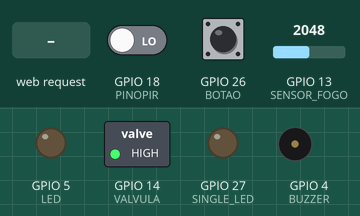
The sketch below on a simulated ESP32. Shown: switched loads named in the sketch (green lamp = pin HIGH), output pins drawn as LEDs (lit = HIGH), buzzer (waves = sounding). Inputs (shaded band) come from the test bench; at power-on: GPIO 26 (BOTAO) HIGH, GPIO 13 (SENSOR_FOGO) = 2048, GPIO 18 (PINOPIR) LOW. What the sketch prints to the serial monitor is not drawn.

Above: at 1.2 s.
1.3 s: HTTP request GET /toggleValve received
At 2.3 s:
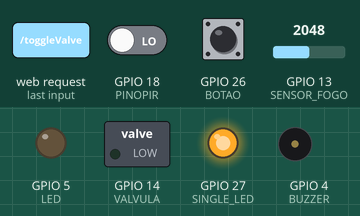
2.8 s: HTTP request GET /toggleValve received
At 3.7 s:
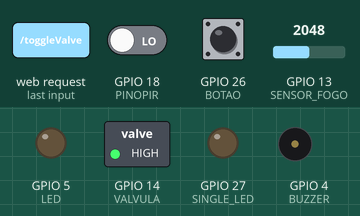
4.3 s: GPIO 26 (BOTAO) pulled LOW for 0.15 s
At 5.2 s:
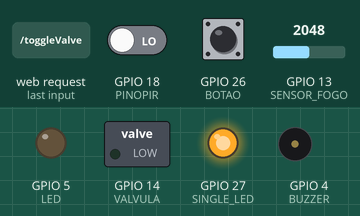
5.9 s: GPIO 26 (BOTAO) pulled LOW for 1 s
At 6.4 s:
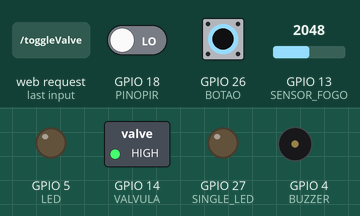
Timing chart, 0 to 8.9 s (numbered marks = the images above; inputs shaded):
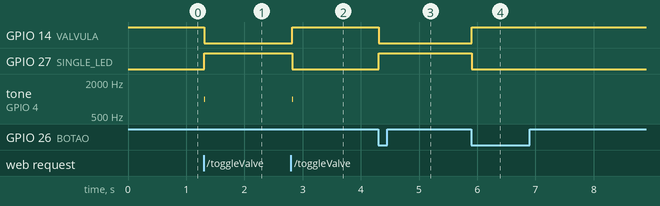

The sketch:

safegas.ino
```cpp
#include <WiFi.h>
#include "perifericos.h"
#include "util.h"
#include "webpage.h"

#define SSID "blyeat"
#define PASS "123456789"

bool doDebug = false;
bool doDummy = false;
bool ultimoEstadoBotao = false;

char client_c;
char old_client_c = '\0';
String Sbuffer;

WiFiServer server(80);
WiFiClient client;

void setup() {
  Serial.begin(115200);

  setup_sensores();

  if (doDebug)
    duration = 10 * 1000;
  else
    set_duration_min(5);

  timer = 0;
  old_millis = 0;

  WiFi.softAP(SSID, PASS);
  server.begin();
  WiFiClient client = server.available();
}

void loop() {
  unsigned long int curr_millis = millis();
  bool estadoBotao = digitalRead(BOTAO);
  if (doDebug) {
    Serial.print("Sensor de gas: ");
    Serial.println(analogRead(SENSOR_GAS));

    Serial.print("Sensor de fogo: ");
    Serial.println(flameDetected());

    Serial.print("Sensor de presença: ");
    Serial.println(movementDetected());

    Serial.print("Timer: ");
    Serial.println(timer);
  }

  if (estadoBotao == LOW && ultimoEstadoBotao == HIGH)
    setValvula(!valvulaVal);

  ultimoEstadoBotao = estadoBotao;

  if (doDummy && valvulaVal)
    timer += curr_millis - old_millis;
  else if (!movementDetected() && flameDetected() && valvulaVal)
    timer += curr_millis - old_millis;
  else {
    timer = 0;
    digitalWrite(LED, LOW);
    tone(BUZZER, 0);
  }

  if (timer >= 2 * duration)
    setValvula(false);
  else if (timer >= duration && timer%1000 < 100) {
    doAlert = !doAlert; //flip pra depois flop
    digitalWrite(LED, doAlert ? HIGH : LOW);
    tone(BUZZER, doAlert ? 4000 : 0);
  }

  // Maybe loop the client reading before moving on?
  if (client) {
    while (client.available() && client.connected()) {
      client_c = client.read();
      Serial.write(old_client_c);
      Sbuffer += client_c;
      // End of HTTP request, an \r followed by an \n
      if (client_c == '\n' && old_client_c == '\r') {
        client.println("HTTP/1.1 200 OK");
        client.println("Content-type:text/html");
        client.println("Connection: close");
        client.println();
        // Decide what to print
        // Holy mother of inefficiency
        if (Sbuffer.indexOf("gasValue") != -1){
          client.print(doDummy ? 1234 : analogRead(SENSOR_GAS));
        } else if (Sbuffer.indexOf("flameValue") != -1){
          client.print(doDummy ? 4321 : analogRead(SENSOR_FOGO));
        } else if (Sbuffer.indexOf("valveValue") != -1) {
          client.print(valvulaVal ? "1" : "0");
        } else if (Sbuffer.indexOf("toggleValve") != -1) {
          setValvula(!valvulaVal);
          client.println(webpage);
        } else {
          client.println(webpage);
        }
        client.println();
        Sbuffer.clear();
        client.stop();
      }
      old_client_c = client_c;
    }
  } else {
    client = server.available(); // Idk why we can keep asking the server for new clients
    old_client_c = 0;
  }

  old_millis = curr_millis;
  delay(10);
}
```

perifericos.cpp
```cpp
#include <Arduino.h>
#include <stdbool.h>
#include "perifericos.h"
#include "util.h"

bool movimentoAnterior = false;
bool fogoAnterior = false;
bool alertState = false;
bool valvulaVal = false;

int odeNotes[] = {
    262, 262, 294, 330, 330, 294, 262, 247,
    220, 220, 247, 262, 262, 247, 247
};

int odeDurations[] = {
    400, 400, 400, 400, 400, 400, 400, 400,
    400, 400, 400, 400, 600, 200, 600
};

void setValvula(bool state)
{
    if (!doDummy)
	digitalWrite(VALVULA, !state);

    valvulaVal = state;
    digitalWrite(SINGLE_LED, state);
    tone(BUZZER, 1000, 300);
    Serial.print("ESTADO da valvula alterado para: ");
    Serial.println(state);
}

bool flameDetected()
{
    return (analogRead(SENSOR_FOGO) < 600) ? true : false;
}

bool gasDetected()
{
    return (analogRead(SENSOR_GAS) > 200) ? true : false;
}

bool movementDetected()
{
    return digitalRead(PINOPIR);
}

void setup_sensores ()
{
    pinMode(BOTAO, INPUT_PULLUP);

    pinMode(PINOPIR, INPUT);
    pinMode(SENSOR_FOGO, INPUT);
    pinMode(SENSOR_GAS, INPUT);
    pinMode(SINGLE_LED, OUTPUT);

    pinMode(LED, OUTPUT);
    pinMode(BUZZER, OUTPUT);
    pinMode(VALVULA, OUTPUT);

    setValvula(false);

//    if (!doDummy)
//	delay(30000); // Tempo para o PIR e pro sensor de gás se calibrarem (?? porque ??)
}

void playSong(unsigned long durationMillis) {
    unsigned long startTime = millis();
    int i = 0;
    int numNotes = sizeof(odeNotes) / sizeof(odeNotes[0]);

    while (millis() - startTime < durationMillis) {
	int freq = odeNotes[i];
	int noteDuration = odeDurations[i];

	tone(BUZZER, freq);
	digitalWrite(LED, HIGH);
	delay(noteDuration / 2);   // Nota mais curta para dar pausa

	noTone(BUZZER);
	digitalWrite(LED, LOW);
	delay(noteDuration / 2);   // Pausa entre notas

	i = (i + 1) % numNotes;
    }

    noTone(BUZZER);
    digitalWrite(LED, LOW);
}
```

perifericos.h
```cpp
#ifndef SENSORES_H

#define SENSOR_FOGO 13
#define PINOPIR     18
#define LED	    5
#define BUZZER 	    4
#define SENSOR_GAS  15
#define VALVULA     14
#define BOTAO 	    26
#define SINGLE_LED  27

extern bool fogoAnterior;
extern bool valvulaVal;

void setup_sensores();
bool flameDetected();
bool gasDetected();
bool movementDetected();
void playSong(unsigned long durationMillis);
void setValvula(bool state);

#endif
```

util.cpp
```cpp
#include "util.h"

unsigned long duration = 0;
unsigned long timer = 0;
unsigned long old_millis = 0;
bool doAlert = false;

void set_duration_min (int mins)
{
  duration = mins * 60 * 1000;
}
```

util.h
```cpp
#ifndef UTIL_H

#define relePin 4

void set_duration_min (int mins);

extern bool doDebug;
extern bool doDummy;
extern unsigned long duration;
extern unsigned long timer;
extern unsigned long old_millis;
extern bool doAlert;

#endif
```

webpage.h
```cpp
/*
* "front end" LOL
*/

//#define webpage "<html><head><metacharset='UTF-8'><metaname='viewport' content='width=device-width'><title>SafeGas</title><linkrel='stylesheet' href='style.css'></head><body><h2>SafeGas</h2><br><a href='/amongos'>close valve</a></body></html>"
//#define webpage "<!DOCTYPE HTML> <html> <head> <meta charset='UTF-8'> <meta name='viewport' content='width=device-width'> <title>SafeGas</title> <style> a { text-decoration:none; color:white; } main { display:flex; align-items:center; flex-direction:column } #divB { border: solid black; width:200px; padding: 20px 0 20px 0; text-align:center; background-color:grey; margin:80px; } #warning { color:red; visibility:hidden; background-color:Bisque; padding:10px; text-align:center; border: solid DarkSalmon; } </style> </head> <body> <h2 id='warning'>No connection avaible</h2> <main> <h2>SafeGas</h2> <div id='divB'> <a id='valveBut' href='/toggleValve' style=''> undefined </a> </div> <details> <summary>Detalhes e configurações</summary> <ul> <li id='gas'>Gas value: Not defined</li> <li id='flame'>Flame value: Not defined</li> </ul> </details> </main> <script defer> const apiUrl = 'http://192.168.4.1/'; const warning = document.getElementById('warning'); const gasItem = document.getElementById('gas'); const flameItem = document.getElementById('flame'); const valveB = document.getElementById('valveBut'); async function getData(url) { try { const response = await fetch(url); warning.style.visibility = 'hidden'; return await response.text(); } catch (error) { warning.style.visibility = 'visible'; return 'connection failed'; } } setInterval(() => { getData(apiUrl + 'gasValue').then( function(res) { gasItem.innerText = 'Gas value: ' + res; }); getData(apiUrl + 'flameValue').then( function(res) { flameItem.innerText = 'Flame value: ' + res; }); getData(apiUrl + 'valveValue').then( function(res) { if (res.includes('1')) { valveB.innerText = 'Abrir Valvula'; } else { valveB.innerText = 'Fechar Valvula'; } console.log(res); console.log(res == res); }); }, 1000); </script> </body> </html>"
//#define webpage "<!DOCTYPE HTML> <html> <head> <meta charset='UTF-8'> <meta name='viewport' content='width=device-width'> <title>SafeGas</title> <style> a { text-decoration:none; color:white; } main { display:flex; align-items:center; flex-direction:column } #valveBut { border: solid black; width:200px; padding: 20px 0 20px 0; text-align:center; background-color:grey; margin:80px; } #warning { color:red; visibility:hidden; background-color:Bisque; padding:10px; text-align:center; border: solid DarkSalmon; } </style> </head> <body> <h2 id='warning'>No connection avaible</h2> <main> <h2>SafeGas</h2> <button id='valveBut' onClick='getData(apiUrl + \"toggleValve\")' style=''> undefined </button> <details> <summary>Detalhes e configurações</summary> <ul> <li id='gas'>Gas value: Not defined</li> <li id='flame'>Flame value: Not defined</li> </ul> </details> </main> <script defer> const apiUrl = 'http://192.168.4.1/'; const warning = document.getElementById('warning'); const gasItem = document.getElementById('gas'); const flameItem = document.getElementById('flame'); const valveB = document.getElementById('valveBut'); async function getData(url) { try { const response = await fetch(url); warning.style.visibility = 'hidden'; return await response.text(); } catch (error) { warning.style.visibility = 'visible'; return 'connection failed'; } } setInterval(() => { getData(apiUrl + 'gasValue').then( function(res) { gasItem.innerText = 'Gas value: ' + res; }); getData(apiUrl + 'flameValue').then( function(res) { flameItem.innerText = 'Flame value: ' + res; }); getData(apiUrl + 'valveValue').then( function(res) { if (res.includes('1')) { valveB.innerText = 'Fechar Valvula'; } else { valveB.innerText = 'Abrir Valvula'; } }); }, 1000); </script> </body> </html>"

#define webpage " <!DOCTYPE html> <html lang='pt-BR'> <head> <meta charset='UTF-8' /> <meta name='viewport' content='width=device-width, initial-scale=1.0'/> <title>Safe Gas</title> <style> body { font-family: Arial, sans-serif; background-color: #e6f2ff; margin: 0; padding: 100px 0 60px 0; /* Ajuste para o footer fixo */ min-height: 100vh; box-sizing: border-box; display: flex; justify-content: center; align-items: flex-start; } .card { background-color: white; padding: 30px; margin: 0 auto; border-radius: 10px; box-shadow: 0 4px 15px rgba(0, 0, 0, 0.1); width: 90%; max-width: 450px; text-align: center; } h1 { margin-bottom: 30px; color: #007BFF; } button { display: inline-block; padding: 12px 25px; margin: 8px; font-size: 16px; text-decoration: none; color: white; background-color: #007BFF; border: none; border-radius: 8px; transition: all 0.3s ease; cursor: pointer; min-width: 180px; } button:hover { background-color: #0056b3; transform: translateY(-2px); } .detalhes-container { margin: 25px 0 0 0; padding: 20px; background-color: #f8f9fa; border-radius: 8px; display: none; text-align: left; } .detalhes-container p { margin: 10px 0; font-size: 15px; } footer { position: fixed; bottom: 0; left: 0; width: 100%; background-color: #007BFF; color: white; padding: 12px 0; text-align: center; z-index: 1000; font-size: 14px; } #warning { color: red; margin-top: 15px; visibility: hidden; } </style> </head> <body>  <div class='card'> <h1>Safe Gas</h1> <button id='valveBut' onclick='getData(apiUrl + \"toggleValve\")'> Indefinido </button> <button onclick='mostrarDetalhes()'>Ver/Ocultar detalhes</button> <div id='detalhes' class='detalhes-container'> <p id='gas'>Valor do Gás: Não definido</p> <p id='flame'>Valor da Chama: Não definido</p> </div> <div id='warning'>Erro de conexão com o servidor</div> </div> <footer> LIPS UFMG </footer> <script> const apiUrl = 'http://192.168.4.1/'; const warning = document.getElementById('warning'); const gasItem = document.getElementById('gas'); const flameItem = document.getElementById('flame'); const valveB = document.getElementById('valveBut'); const detalhes = document.getElementById('detalhes'); function mostrarDetalhes() { detalhes.style.display = detalhes.style.display === 'none' ? 'block' : 'none'; } async function getData(url) { try { const response = await fetch(url); warning.style.visibility = 'hidden'; return await response.text(); } catch (error) { warning.style.visibility = 'visible'; return 'connection failed'; } } setInterval(() => { getData(apiUrl + 'gasValue').then(function(res) { gasItem.innerText = 'Valor do Gás: ' + res; }); getData(apiUrl + 'flameValue').then(function(res) { flameItem.innerText = 'Valor da Chama: ' + res; }); getData(apiUrl + 'valveValue').then(function(res) { valveB.innerText = res.includes('1') ? 'Fechar Válvula' : 'Abrir Válvula'; }); }, 1000); </script> </body> </html>"
```

Measured:
- after the input at 1.3 s, GPIO 14 (VALVULA): HIGH → LOW at once; GPIO 27 (SINGLE_LED): LOW → HIGH at once; tone on GPIO 4 (BUZZER): silent → 1000 Hz at once, → silent 0.01 s later
- after the input at 2.8 s, GPIO 14 (VALVULA): LOW → HIGH at once; GPIO 27 (SINGLE_LED): HIGH → LOW at once; tone on GPIO 4 (BUZZER): silent → 1000 Hz at once, → silent 0.01 s later
- after the input at 4.3 s, GPIO 14 (VALVULA): HIGH → LOW at once; GPIO 27 (SINGLE_LED): LOW → HIGH at once
- after the input at 5.9 s, GPIO 14 (VALVULA): LOW → HIGH at once; GPIO 27 (SINGLE_LED): HIGH → LOW at once
